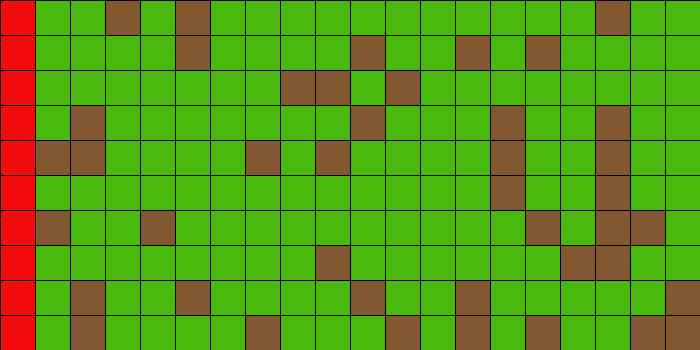
Frame 1 (no input)
Frame 60 (the mouse pressed at the canvas centre just before this capture): identical to frame 1, image omitted
Frame 120 (the mouse held since frame 60 and released just before this capture): identical to frame 1, image omitted

The Processing sketch that drew this single still picture (run headless with seeded random() and noise(); from frame 60 on, the mouse is pressed at the canvas centre):

// Processing sketch: w19_2d
// ── w19_2d.pde
//State variable constants
int DIRT = 0;
int FIRE = 1;
int BURNT = 2;
int GRASS = 3;

//Helpful color values
color DIRT_COLOR = #81582F;
color FIRE_COLOR = #F20C0C;
color BURNT_COLOR = #810707;
color GRASS_COLOR = #49B90D;

//Driver variables
boolean burning = false;
int grassDensity = 75;
int tractLength = 20;
Land grid[][];


void setup() {
  size(700, 350);
  frameRate(5);
  grid = new Land[10][20];
  for (int i=0; i<grid.length; i++) {
    setupLand(grid[i], tractLength, grassDensity, i);
    showLand(grid[i]);
  }
}//setup

void draw() {
  for (int i=0; i<grid.length; i++) {
    showLand(grid[i]);
  }
  if (burning) {
    for (int i=0; i<grid.length; i++) {
      liveFire(grid[i]);
    }
  }//burning
}//draw


void setupLand(Land[] row, int numPlots, float density, int r) {
  //figure out size of each plot of land
  int plotSize = width / numPlots;

  //instantiate each Land object
  for (int i=0; i<row.length; i++) {
    int type = DIRT;

    //first Land object should be FIRE
    if (i == 0) {
      type = FIRE;
    }//start with fire

    //Chance for grass is based on density
    else if (random(100) < density) {
      type = GRASS;
    }//grass land

    //creates a new land at (x, y) with size plotSize and type
    row[i] = new Land(i*plotSize, r * plotSize, plotSize, type);
  }//setup loop
}//setupLand

void showLand(Land[] row) {
  for (int i=0; i<row.length; i++) {
    row[i].display();
  }
}//showLand


void liveFire(Land[] row) {
  //First, check Land objects to the left, apply state change rules.
  //Assume nothing useful to the left of row[0]
  row[0].updateNextState(0);
  for (int i=1; i<row.length; i++) {
    row[i].updateNextState(row[i-1].state);
  }//set nextStates for all plots

  //Based on potential state changes from updateNextState
  for (int i=0; i<row.length; i++) {
    row[i].changeState();
  }//change states
}//liveFire





void keyPressed() {
  if (key == ' ') {
    burning = !burning;
  }//start burning
  else if (key == 'r') {
    burning = false;
    for (int i=0; i<grid.length; i++) {
      setupLand(grid[i], tractLength, grassDensity, i);
    }
  }
}

// ── Land.pde
class Land {

  int size;
  int state;
  int nextState;
  int x;
  int y;

  Land(int landX, int landY, int landSize, int landState) {
    x = landX;
    y = landY;
    size = landSize;
    state = landState;
  }

  void display() {
    if (state == DIRT) {
      fill(DIRT_COLOR);
    } else if (state == FIRE) {
      fill(FIRE_COLOR);
    } else if (state == BURNT) {
      fill(BURNT_COLOR);
    } else if (state == GRASS) {
      fill(GRASS_COLOR);
    }
    square(x, y, size);
  }

  void updateNextState(int neighborState) {
    if (state == FIRE) {
      nextState = BURNT;
    } else if (state == GRASS && neighborState  == FIRE) {
      nextState = FIRE;
    } else {
      nextState = state;
    }
  }

  void changeState() {
    state = nextState;
  }
}
